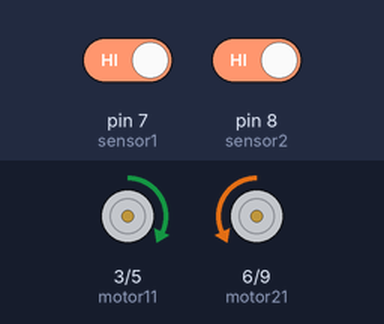
Bench run of a sketch on a simulated Arduino Uno, built with avr-gcc and run on an emulated ATmega328P. Parts: motor-driver pin pairs drawn as motors (green arrow = first pin HIGH = forward, orange = second pin HIGH = backward, longer = more drive). The test bench sets the inputs (shaded band); at power-on: pin 7 (sensor1) HIGH, pin 8 (sensor2) HIGH.

Above: at 1.2 s.
1.3 s: pin 7 (sensor1) driven LOW
At 2.3 s:
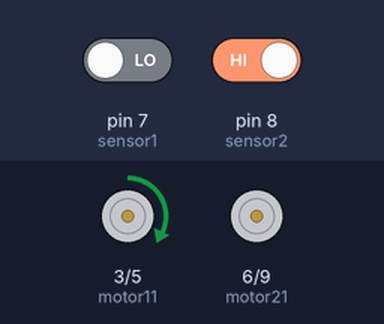
2.8 s: pin 7 (sensor1) driven HIGH
At 3.4 s:
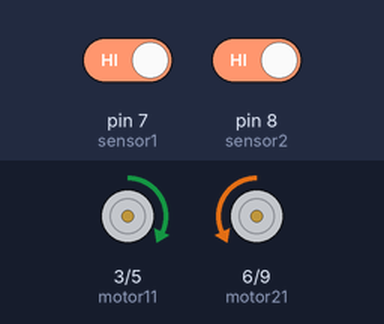
4.3 s: pin 8 (sensor2) driven LOW
At 4.6 s:
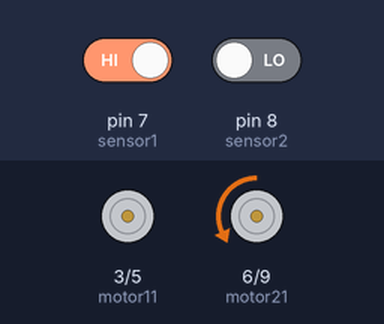
5.8 s: pin 8 (sensor2) driven HIGH
At 6.9 s:
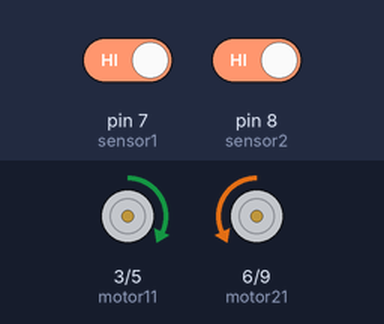
Timing chart, 0 to 8.3 s (numbered marks = the images above; inputs shaded):
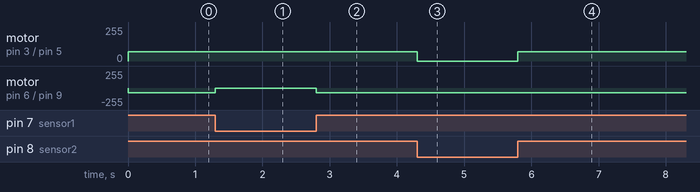

The sketch:

robo_segue_linha.ino
```cpp
/*
* robo_segue_linha
* Anderson Freire Rezende
*
* Robô seguidor de linha, via sensores infravermelhos,
* com simples recurso de memória de percurso que tem
* o objetivo de gravar o último ponto pelo qual passou
* no intuito de retornar a trajetória original quando o
* mesmo se perde.
* 16/08/2017
*
* Recursos necessários:
* 1- 2x pares de sensores infravermelhos
* 2- 1x driver ponte H para controle dos motores
* 3- 2x motores DC
* 4- 1x ou 2x baterias (no caso de duas, uma pro arduino e outra para o driver)
* 5- 1x arduino
*/

#define motor11 3   //Roda esquerda
#define motor12 5   //Roda esquerda
#define motor21 6   //Roda direita
#define motor22 9   //Roda direita

#define sensor1 7   //sensor do lado esquerdo - azul | Controla a roda de direita (6,9)
#define sensor2 8   //sensor do lado direito - verde | Controla a roda da esquerda (3,5)

int s1,s2;          //Sensor == HIGH <=> Faixa preta //Sensor == LOW <=> Fora da faixa
int velocidade=70;

boolean faixa_direita_atual = false;  //Estas variáveis ativam quando o carrinho sai da faixa
boolean faixa_esquerda_atual = false;

boolean faixa_direita_antiga = false; //Estas variáveis gravam os valores antigos
boolean faixa_esquerda_antiga = false;

char saida;

void setup()
{
  Serial.begin(9600);

  pinMode(sensor1, INPUT);
  pinMode(sensor2, INPUT);

  pinMode(motor11, OUTPUT);
  pinMode(motor12, OUTPUT);
  pinMode(motor21, OUTPUT);
  pinMode(motor22, OUTPUT);

  digitalWrite(motor12, LOW);
  digitalWrite(motor21, LOW);
}


void loop()
{
  s1=digitalRead(sensor1);
  s2=digitalRead(sensor2);
  andar(s1,s2);
  //delay(20);
}


void andar(int s1,int s2)
{
  if(s1 == LOW)                         //Ta fora da faixa preta
    faixa_esquerda_atual = true;
  else                                  //Ta na faixa preta
    faixa_esquerda_atual = false;
  if(s2 == LOW)                         //Ta fora da faixa preta
    faixa_direita_atual = true;
  else                                  //Ta na faixa preta
    faixa_direita_atual = false;


  if(faixa_esquerda_atual && faixa_direita_atual)           //Se ambos estiverem fora da faixa atualmente, então significa que o carrinho se perdeu da faixa...
  {
    if(faixa_esquerda_antiga && !faixa_direita_antiga)      //Se o primeiro sensor a ter saido da faixar foi o da esquerda, então deixe a roda direita desligada e ligue a esquerda
    {
      analogWrite(motor22,0);
      analogWrite(motor11,velocidade);
    }
    if(!faixa_esquerda_antiga && faixa_direita_antiga)      //Se o primeiro sensor a ter saido da faixa foi o da direita, então deixe a roda esquerda desligada e ligue a direita
    {
      analogWrite(motor22,velocidade);
      analogWrite(motor11,0);
    }
  }
  else                                                      //Se pelo menos um estiver na faixa, então faça o ajuste para tentar se recuperar
  {
     if(faixa_esquerda_atual)                               //Se o sensor esquerdo estiver fora da faixa, então desligue a roda direita
        analogWrite(motor22,0);
     if(faixa_esquerda_atual == false)                      //Se o sensor esquerdo estiver sobre a faixa, então ligue a roda direita
        analogWrite(motor22,velocidade);
     if(faixa_direita_atual)                                //Se o sensor direito estiver fora da faixa, então desligue a roda esquerda
        analogWrite(motor11,0);
     if(faixa_direita_atual == false)                       //Se o sensor direito estiver sobre a faixa, então ligue a roda esquerda
        analogWrite(motor11,velocidade);
  }

  if (!(faixa_esquerda_atual && faixa_direita_atual))       //Se ambos não estiverem fora da faixa, entãoa tualize os valores antigos das variáveis
  {                                                       //Se estiverem fora da faixa não atualiza os dados para não perder o sentido de recuperação!!!
    faixa_direita_antiga = faixa_direita_atual;
    faixa_esquerda_antiga = faixa_esquerda_atual;
  }
}
```

Measured:
- after the input at 1.3 s, motor on pin 6 (motor21) / pin 9 (motor22): backward 70/255 → stopped at once
- after the input at 2.8 s, motor on pin 6 (motor21) / pin 9 (motor22): stopped → backward 70/255 at once
- after the input at 4.3 s, motor on pin 3 (motor11) / pin 5 (motor12): forward 70/255 → stopped at once
- after the input at 5.8 s, motor on pin 3 (motor11) / pin 5 (motor12): stopped → forward 70/255 at once
